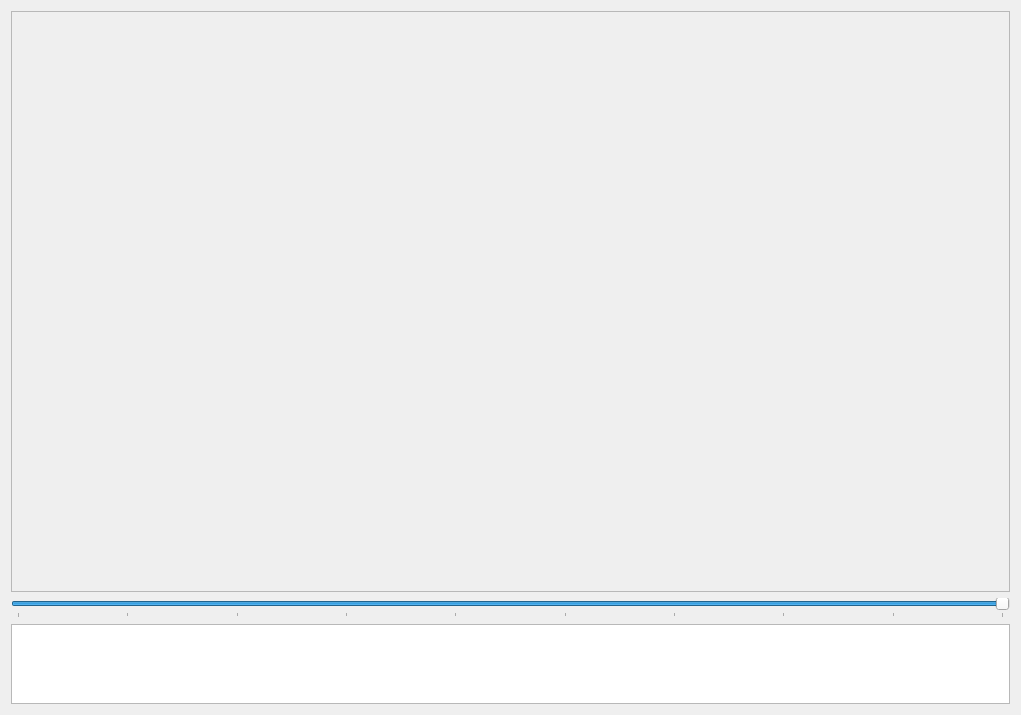
<?xml version="1.0" encoding="UTF-8"?>
<ui version="4.0">
 <class>Dialog_view_image</class>
 <widget class="QDialog" name="Dialog_view_image">
  <property name="geometry">
   <rect>
    <x>0</x>
    <y>0</y>
    <width>1021</width>
    <height>715</height>
   </rect>
  </property>
  <property name="windowTitle">
   <string>View Image</string>
  </property>
  <layout class="QGridLayout" name="gridLayout">
   <item row="2" column="0">
    <widget class="QSlider" name="horizontalSlider">
     <property name="minimum">
      <number>9</number>
     </property>
     <property name="singleStep">
      <number>3</number>
     </property>
     <property name="value">
      <number>99</number>
     </property>
     <property name="orientation">
      <enum>Qt::Horizontal</enum>
     </property>
     <property name="tickPosition">
      <enum>QSlider::TicksBelow</enum>
     </property>
     <property name="tickInterval">
      <number>10</number>
     </property>
    </widget>
   </item>
   <item row="3" column="0">
    <widget class="QTextEdit" name="textEdit">
     <property name="maximumSize">
      <size>
       <width>16777215</width>
       <height>80</height>
      </size>
     </property>
     <property name="toolTip">
      <string>&lt;html&gt;&lt;head/&gt;&lt;body&gt;&lt;p&gt;Memo&lt;/p&gt;&lt;/body&gt;&lt;/html&gt;</string>
     </property>
    </widget>
   </item>
   <item row="0" column="0">
    <widget class="QScrollArea" name="scrollArea">
     <property name="widgetResizable">
      <bool>true</bool>
     </property>
     <widget class="QWidget" name="scrollAreaWidgetContents">
      <property name="geometry">
       <rect>
        <x>0</x>
        <y>0</y>
        <width>1001</width>
        <height>583</height>
       </rect>
      </property>
     </widget>
    </widget>
   </item>
  </layout>
 </widget>
 <resources/>
 <connections/>
</ui>
